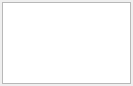
<?xml version="1.0" encoding="UTF-8"?>
<ui version="4.0">
 <class>WdgtWithLabel</class>
 <widget class="QWidget" name="WdgtWithLabel">
  <property name="geometry">
   <rect>
    <x>0</x>
    <y>0</y>
    <width>133</width>
    <height>86</height>
   </rect>
  </property>
  <property name="contextMenuPolicy">
   <enum>Qt::CustomContextMenu</enum>
  </property>
  <property name="windowTitle">
   <string>Form</string>
  </property>
  <layout class="QVBoxLayout" name="verticalLayout">
   <property name="spacing">
    <number>2</number>
   </property>
   <property name="leftMargin">
    <number>2</number>
   </property>
   <property name="topMargin">
    <number>2</number>
   </property>
   <property name="rightMargin">
    <number>2</number>
   </property>
   <property name="bottomMargin">
    <number>2</number>
   </property>
   <item>
    <layout class="QFormLayout" name="formLayout">
     <property name="horizontalSpacing">
      <number>2</number>
     </property>
     <property name="verticalSpacing">
      <number>2</number>
     </property>
    </layout>
   </item>
   <item>
    <widget class="ColorizedTextEdit" name="txtNotes"/>
   </item>
  </layout>
 </widget>
 <customwidgets>
  <customwidget>
   <class>ColorizedTextEdit</class>
   <extends>QPlainTextEdit</extends>
   <header>widgets/colorizedtextedit.h</header>
  </customwidget>
 </customwidgets>
 <resources/>
 <connections/>
</ui>
